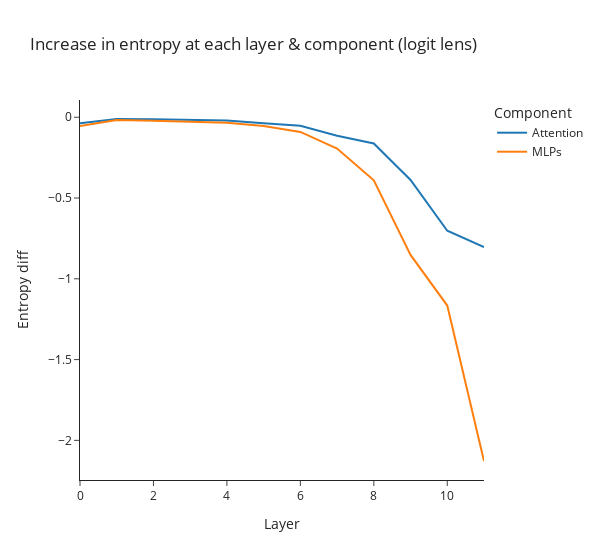
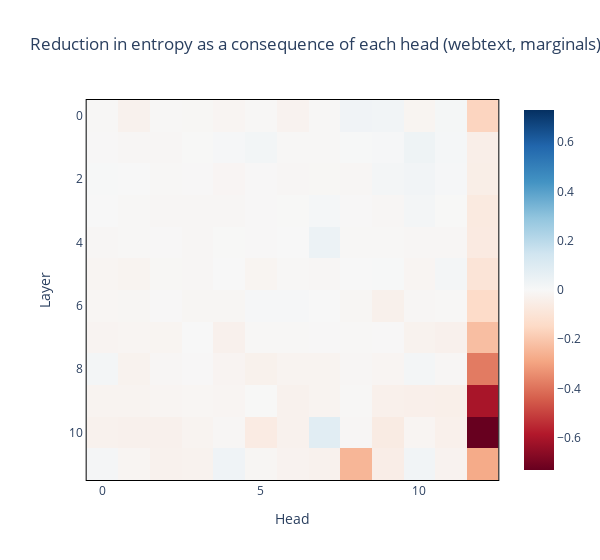
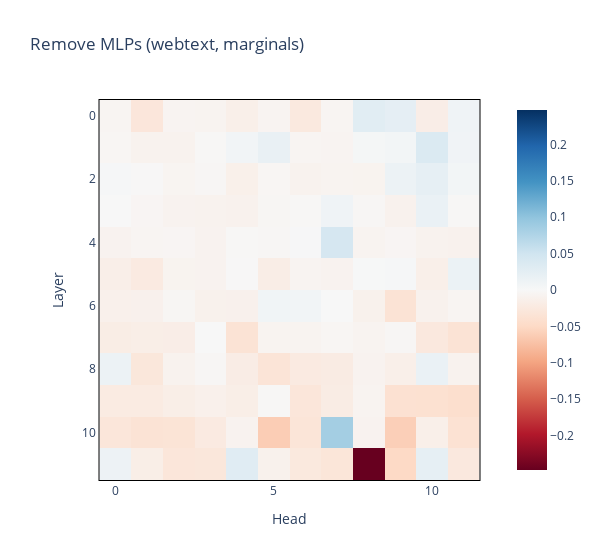
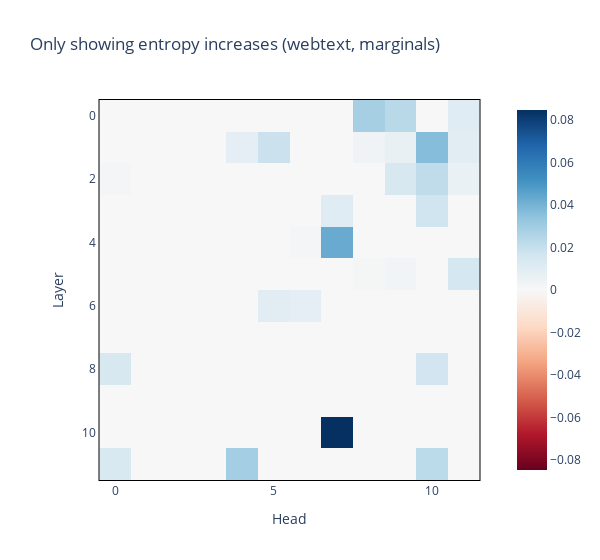

The notebook cell saved with these charts, in order:
### Code cell
make_entropy_plots(resid_entropies, entropy_marginals, model, title="webtext, marginals")

### Figure 1 — Plotly figure (JSON) as saved in the notebook; plotly's stock layout.template omitted (floating-point values rounded to 4 significant figures)
{"data": [{"hovertemplate": "Component=wide_variable_0<br>Layer=%{x}<br>Entropy diff=%{y}<extra></extra>", "legendgroup": "wide_variable_0", "line": {"color": "#1F77B4", "dash": "solid"}, "marker": {"symbol": "circle"}, "mode": "lines", "name": "Attention", "orientation": "v", "showlegend": true, "type": "scatter", "x": [0, 1, 2, 3, 4, 5, 6, 7, 8, 9, 10, 11], "xaxis": "x", "y": [-0.03669, -0.01089, -0.01275, -0.0184, -0.02052, -0.03791, -0.05314, -0.114, -0.1626, -0.3882, -0.7027, -0.804], "yaxis": "y"}, {"hovertemplate": "Component=wide_variable_1<br>Layer=%{x}<br>Entropy diff=%{y}<extra></extra>", "legendgroup": "wide_variable_1", "line": {"color": "#FF7F0E", "dash": "solid"}, "marker": {"symbol": "circle"}, "mode": "lines", "name": "MLPs", "orientation": "v", "showlegend": true, "type": "scatter", "x": [0, 1, 2, 3, 4, 5, 6, 7, 8, 9, 10, 11], "xaxis": "x", "y": [-0.0538, -0.01686, -0.022, -0.02925, -0.0341, -0.05415, -0.09089, -0.194, -0.3901, -0.8524, -1.166, -2.128], "yaxis": "y"}], "layout": {"hovermode": "x unified", "legend": {"title": {"text": "Component"}, "tracegroupgap": 0}, "title": {"text": "Increase in entropy at each layer & component (logit lens)"}, "width": 600, "xaxis": {"anchor": "y", "domain": [0, 1], "title": {"text": "Layer"}}, "yaxis": {"anchor": "x", "domain": [0, 1], "title": {"text": "Entropy diff"}}}}

### Figure 2 — Plotly figure (JSON) as saved in the notebook; plotly's stock layout.template omitted (floating-point values rounded to 4 significant figures; data arrays with more than 128 entries replaced by an {"elided": "..."} marker saying what was removed)
{"data": [{"coloraxis": "coloraxis", "hovertemplate": "Head: %{x}<br>Layer: %{y}<br>color: %{z}<extra></extra>", "name": "0", "type": "heatmap", "xaxis": "x", "yaxis": "y", "z": {"elided": "12x13 float values"}}], "layout": {"coloraxis": {"cmid": 0, "colorscale": [[0, "rgb(103,0,31)"], [0.1, "rgb(178,24,43)"], [0.2, "rgb(214,96,77)"], [0.3, "rgb(244,165,130)"], [0.4, "rgb(253,219,199)"], [0.5, "rgb(247,247,247)"], [0.6, "rgb(209,229,240)"], [0.7, "rgb(146,197,222)"], [0.8, "rgb(67,147,195)"], [0.9, "rgb(33,102,172)"], [1, "rgb(5,48,97)"]]}, "title": {"text": "Reduction in entropy as a consequence of each head (webtext, marginals)"}, "width": 600, "xaxis": {"anchor": "y", "constrain": "domain", "domain": [0, 1], "linecolor": "black", "linewidth": 1, "mirror": true, "scaleanchor": "y", "showline": true, "title": {"text": "Head"}}, "yaxis": {"anchor": "x", "autorange": "reversed", "constrain": "domain", "domain": [0, 1], "linecolor": "black", "linewidth": 1, "mirror": true, "showline": true, "title": {"text": "Layer"}}}}

### Figure 3 — Plotly figure (JSON) as saved in the notebook; plotly's stock layout.template omitted (floating-point values rounded to 4 significant figures; data arrays with more than 128 entries replaced by an {"elided": "..."} marker saying what was removed)
{"data": [{"coloraxis": "coloraxis", "hovertemplate": "Head: %{x}<br>Layer: %{y}<br>color: %{z}<extra></extra>", "name": "0", "type": "heatmap", "xaxis": "x", "yaxis": "y", "z": {"elided": "12x12 float values"}}], "layout": {"coloraxis": {"cmax": 0.2472, "cmid": 0, "cmin": -0.2472, "colorscale": [[0, "rgb(103,0,31)"], [0.1, "rgb(178,24,43)"], [0.2, "rgb(214,96,77)"], [0.3, "rgb(244,165,130)"], [0.4, "rgb(253,219,199)"], [0.5, "rgb(247,247,247)"], [0.6, "rgb(209,229,240)"], [0.7, "rgb(146,197,222)"], [0.8, "rgb(67,147,195)"], [0.9, "rgb(33,102,172)"], [1, "rgb(5,48,97)"]]}, "title": {"text": "Remove MLPs (webtext, marginals)"}, "width": 600, "xaxis": {"anchor": "y", "constrain": "domain", "domain": [0, 1], "linecolor": "black", "linewidth": 1, "mirror": true, "scaleanchor": "y", "showline": true, "title": {"text": "Head"}}, "yaxis": {"anchor": "x", "autorange": "reversed", "constrain": "domain", "domain": [0, 1], "linecolor": "black", "linewidth": 1, "mirror": true, "showline": true, "title": {"text": "Layer"}}}}

### Figure 4 — Plotly figure (JSON) as saved in the notebook; plotly's stock layout.template omitted (floating-point values rounded to 4 significant figures; data arrays with more than 128 entries replaced by an {"elided": "..."} marker saying what was removed)
{"data": [{"coloraxis": "coloraxis", "hovertemplate": "Head: %{x}<br>Layer: %{y}<br>color: %{z}<extra></extra>", "name": "0", "type": "heatmap", "xaxis": "x", "yaxis": "y", "z": {"elided": "12x12 float values"}}], "layout": {"coloraxis": {"cmax": 0.08482, "cmid": 0, "cmin": -0.08482, "colorscale": [[0, "rgb(103,0,31)"], [0.1, "rgb(178,24,43)"], [0.2, "rgb(214,96,77)"], [0.3, "rgb(244,165,130)"], [0.4, "rgb(253,219,199)"], [0.5, "rgb(247,247,247)"], [0.6, "rgb(209,229,240)"], [0.7, "rgb(146,197,222)"], [0.8, "rgb(67,147,195)"], [0.9, "rgb(33,102,172)"], [1, "rgb(5,48,97)"]]}, "title": {"text": "Only showing entropy increases (webtext, marginals)"}, "width": 600, "xaxis": {"anchor": "y", "constrain": "domain", "domain": [0, 1], "linecolor": "black", "linewidth": 1, "mirror": true, "scaleanchor": "y", "showline": true, "title": {"text": "Head"}}, "yaxis": {"anchor": "x", "autorange": "reversed", "constrain": "domain", "domain": [0, 1], "linecolor": "black", "linewidth": 1, "mirror": true, "showline": true, "title": {"text": "Layer"}}}}
